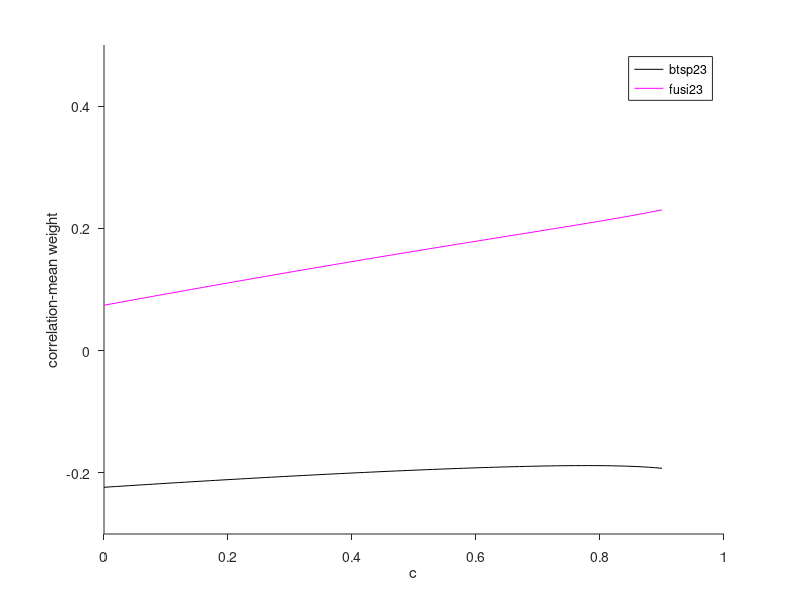

Reproduce this figure in MATLAB.
%This script plots the probability of W=1 with presynaptic and postsynaptic
%signals at recent, but distinct, time bins as a function of temporal
%autocorrelation.

c=0:.01:.9;
% btsp23=csvread('./Calculations/btsp23_fp0836_fa0836.csv');
% btsp24=csvread('./Calculations/btsp24_fp0836_fa0836.csv');
% fusi23=csvread('./Calculations/fusi23_fp0836_fa0836.csv');
% fusi24=csvread('./Calculations/fusi24_fp0836_fa0836.csv');

% figure;
% hold on;
% plot(c,btsp23,'k');
% plot(c,btsp24,'k--');
% plot(c,fusi23,'m');
% plot(c,fusi24,'m--');
% set(gca,'tickdir','out');
% box off;
% xlabel('c');
% ylabel('correlation');
% legend('btsp23','btsp24','fusi23','fusi24');

btsp23minusw=csvread('./Calculations/btsp23minusw_fp0836_fa0836.csv');
btsp24minusw=csvread('./Calculations/btsp24minusw_fp0836_fa0836.csv');
fusi23minusw=csvread('./Calculations/fusi23minusw_fp0836_fa0836.csv');
fusi24minusw=csvread('./Calculations/fusi24minusw_fp0836_fa0836.csv');

% figure;
% hold on;
% plot(c,btsp23minusw,'k');
% plot(c,btsp24minusw,'k--');
% plot(c,fusi23minusw,'m');
% plot(c,fusi24minusw,'m--');
% set(gca,'tickdir','out');
% box off;
% xlabel('c');
% ylabel('correlation-mean weight');
% legend('btsp23','btsp24','fusi23','fusi24');

figure;
hold on;
plot(c,btsp23minusw,'k');
plot(c,fusi23minusw,'m');
set(gca,'tickdir','out');
box off;
xlabel('c');
ylabel('correlation-mean weight');
legend('btsp23','fusi23');
xlim([0 1]);
ylim([-.3 .5]);